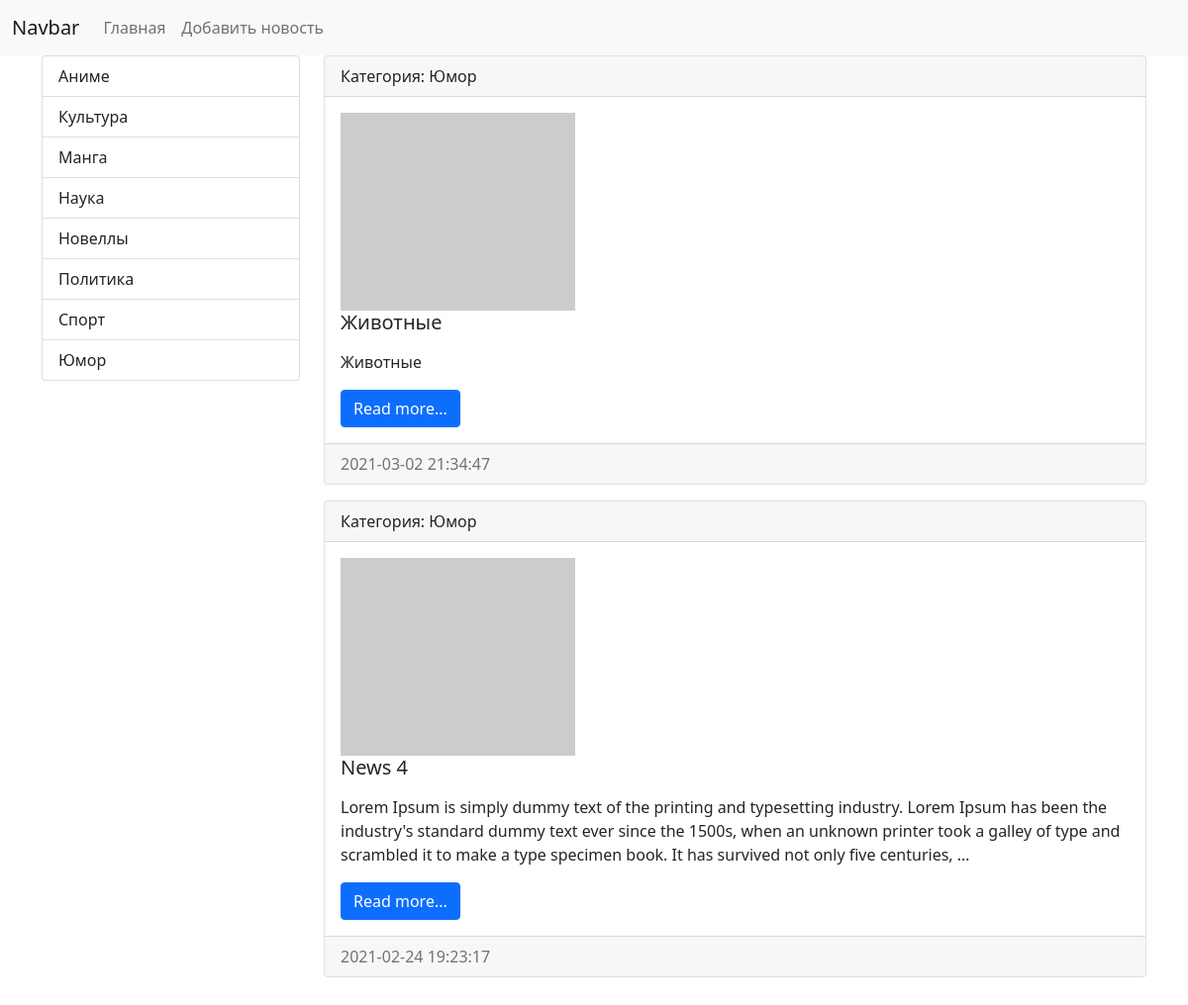
Screenshot of /news/category/8 with the database file from the repository.
### news/models.py (models this page shows, shortened)
class Category(models.Model):
    title = models.CharField(max_length=150, db_index=True, verbose_name='Наименование категории')
    def __str__(self):
        return self.title
    class Meta:
        verbose_name='Категория'
        verbose_name_plural='Категории'
        ordering=['title']

class News(models.Model):
    title = models.CharField(max_length=150, verbose_name='Наименование')
    content = models.TextField(blank=True, verbose_name='Контент')
    created_at = models.DateTimeField(auto_now_add=True, verbose_name='Дата публикации')
    update_at = models.DateTimeField(auto_now=True, verbose_name='Дата обновления')
    photo = models.ImageField(upload_to='photo/%Y/%m/%d', verbose_name='Фото', blank=True)
    is_published = models.BooleanField(default=True,verbose_name='Опубликовано')
    category = models.ForeignKey('Category', on_delete=models.PROTECT, null=True, verbose_name='Категория')
    class Meta:
        verbose_name = 'Новость'
        verbose_name_plural = 'Новости'
        ordering = ['-created_at']

### news/views.py (the view)
# urls.py: path('category/<int:category_id>', get_category, name='category')
def get_category(request, category_id):
    news = News.objects.filter(category_id=category_id)
    categories=Category.objects.all()
    category = Category.objects.get(pk=category_id)
    return render(request, 'news/category.html', {'news':news, 'categories':categories, 'category':category})

### news/templates/news/category.html (shortened to what this page needs)
<!doctype html>
<html lang="en">
<head>
    <link href="https://cdn.jsdelivr.net/npm/bootstrap@5.0.0-beta2/dist/css/bootstrap.min.css" rel="stylesheet"
>
</head>
<body>
<nav class="navbar navbar-expand-lg navbar-light bg-light">
    <div class="container-fluid">
        <a class="navbar-brand" href="{% url 'home' %}">Navbar</a>
        <div class="collapse navbar-collapse" id="navbarSupportedContent">
            <ul class="navbar-nav me-auto mb-2 mb-lg-0">
                <li class="nav-item"><a class="nav-link" href="{% url 'home' %}">Главная</a></li>
                <li class="nav-item"><a class="nav-link" href="{% url 'home' %}">Добавить новость</a></li>
            </ul>
        </div>
    </div>
</nav>
<div class="container mb-3">
    <div class="row">
        <div class="col-md-3">
            <div class="list-group">
                {% for item in categories %}
                <a href="{% url 'category' item.pk %}" class="list-group-item list-group-item-action">{{ item.title }}</a>
                {% endfor %}
            </div>
        </div>
        <div class="col-md-9">
            {% for item in news %}
            <div class="card mb-3">
                <div class="card-header">
                    Категория: {{ item.category }}
                </div>
                <div class="card-body">
                    <div class="media">
                        {% if item.photo %}
                        <img src="{{ item.photo.url }}" alt="" width="350" class="mr-3">
                        {% else %}
                        <img src="https://picsum.photos/id/237/200/300" alt="" class="mr-3">
                        {% endif %}
                    </div>
                    <div class="media-body">
                        <h5 class="card-title">{{item.title}}</h5>
                        <p class="card-text">{{item.content|safe|linebreaks|truncatewords:50}}</p>
                        <a href="#" class="btn btn-primary">Read more...</a>
                    </div>
                </div>
                <div class="card-footer text-muted">
                    {{item.created_at|date:"Y-m-d H:i:s"}}
                </div>
            </div>
            {% endfor %}
        </div>
    </div>
</div>
</body>
</html>

### rows the page displays
Category: title "Аниме"
Category: title "Культура"
Category: title "Манга"
Category: title "Наука"
Category: title "Новеллы"
Category: title "Политика"
Category: title "Спорт"
Category: title "Юмор"
News: category "Юмор", title "Животные", content "Животные", created_at "2021-03-02 21:34:47"
News: category "Юмор", title "News 4", content "Lorem Ipsum is simply dummy text of the printing and typesetting industry. Lorem Ipsum has been the industry's standard dummy text ever since the 1500s, when an unknown printer took a galley of type and scrambled it to make a type specimen book. It has survived not only five centuries, …", created_at "2021-02-24 19:23:17"
